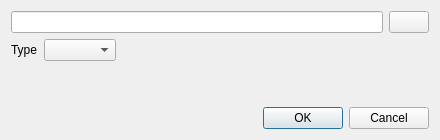
<?xml version="1.0" encoding="UTF-8"?>
<ui version="4.0">
 <class>SavePlaylistsDialog</class>
 <widget class="QDialog" name="SavePlaylistsDialog">
  <property name="geometry">
   <rect>
    <x>0</x>
    <y>0</y>
    <width>440</width>
    <height>140</height>
   </rect>
  </property>
  <property name="windowTitle">
   <string>Select directory for saving playlists</string>
  </property>
  <property name="windowIcon">
   <iconset resource="../../data/icons.qrc">
    <normaloff>:/icons/128x128/strawberry.png</normaloff>:/icons/128x128/strawberry.png</iconset>
  </property>
  <layout class="QVBoxLayout" name="verticalLayout">
   <item>
    <layout class="QHBoxLayout" name="layout_path">
     <item>
      <widget class="QLineEdit" name="lineedit_path"/>
     </item>
     <item>
      <widget class="QPushButton" name="button_path">
       <property name="sizePolicy">
        <sizepolicy hsizetype="Fixed" vsizetype="Fixed">
         <horstretch>0</horstretch>
         <verstretch>0</verstretch>
        </sizepolicy>
       </property>
       <property name="maximumSize">
        <size>
         <width>40</width>
         <height>16777215</height>
        </size>
       </property>
       <property name="text">
        <string/>
       </property>
       <property name="icon">
        <iconset resource="../../data/icons.qrc">
         <normaloff>:/icons/64x64/folder.png</normaloff>:/icons/64x64/folder.png</iconset>
       </property>
      </widget>
     </item>
    </layout>
   </item>
   <item>
    <layout class="QHBoxLayout" name="layout_type">
     <item>
      <widget class="QLabel" name="label">
       <property name="text">
        <string>Type</string>
       </property>
      </widget>
     </item>
     <item>
      <widget class="QComboBox" name="combobox_type"/>
     </item>
     <item>
      <spacer name="horizontalSpacer">
       <property name="orientation">
        <enum>Qt::Horizontal</enum>
       </property>
       <property name="sizeHint" stdset="0">
        <size>
         <width>40</width>
         <height>20</height>
        </size>
       </property>
      </spacer>
     </item>
    </layout>
   </item>
   <item>
    <spacer name="verticalSpacer">
     <property name="orientation">
      <enum>Qt::Vertical</enum>
     </property>
     <property name="sizeHint" stdset="0">
      <size>
       <width>20</width>
       <height>40</height>
      </size>
     </property>
    </spacer>
   </item>
   <item>
    <widget class="QDialogButtonBox" name="buttonBox">
     <property name="orientation">
      <enum>Qt::Horizontal</enum>
     </property>
     <property name="standardButtons">
      <set>QDialogButtonBox::Cancel|QDialogButtonBox::Ok</set>
     </property>
    </widget>
   </item>
  </layout>
 </widget>
 <tabstops>
  <tabstop>lineedit_path</tabstop>
  <tabstop>button_path</tabstop>
  <tabstop>combobox_type</tabstop>
 </tabstops>
 <resources>
  <include location="../../data/icons.qrc"/>
 </resources>
 <connections>
  <connection>
   <sender>buttonBox</sender>
   <signal>accepted()</signal>
   <receiver>SavePlaylistsDialog</receiver>
   <slot>accept()</slot>
   <hints>
    <hint type="sourcelabel">
     <x>248</x>
     <y>254</y>
    </hint>
    <hint type="destinationlabel">
     <x>157</x>
     <y>274</y>
    </hint>
   </hints>
  </connection>
  <connection>
   <sender>buttonBox</sender>
   <signal>rejected()</signal>
   <receiver>SavePlaylistsDialog</receiver>
   <slot>reject()</slot>
   <hints>
    <hint type="sourcelabel">
     <x>316</x>
     <y>260</y>
    </hint>
    <hint type="destinationlabel">
     <x>286</x>
     <y>274</y>
    </hint>
   </hints>
  </connection>
 </connections>
</ui>
